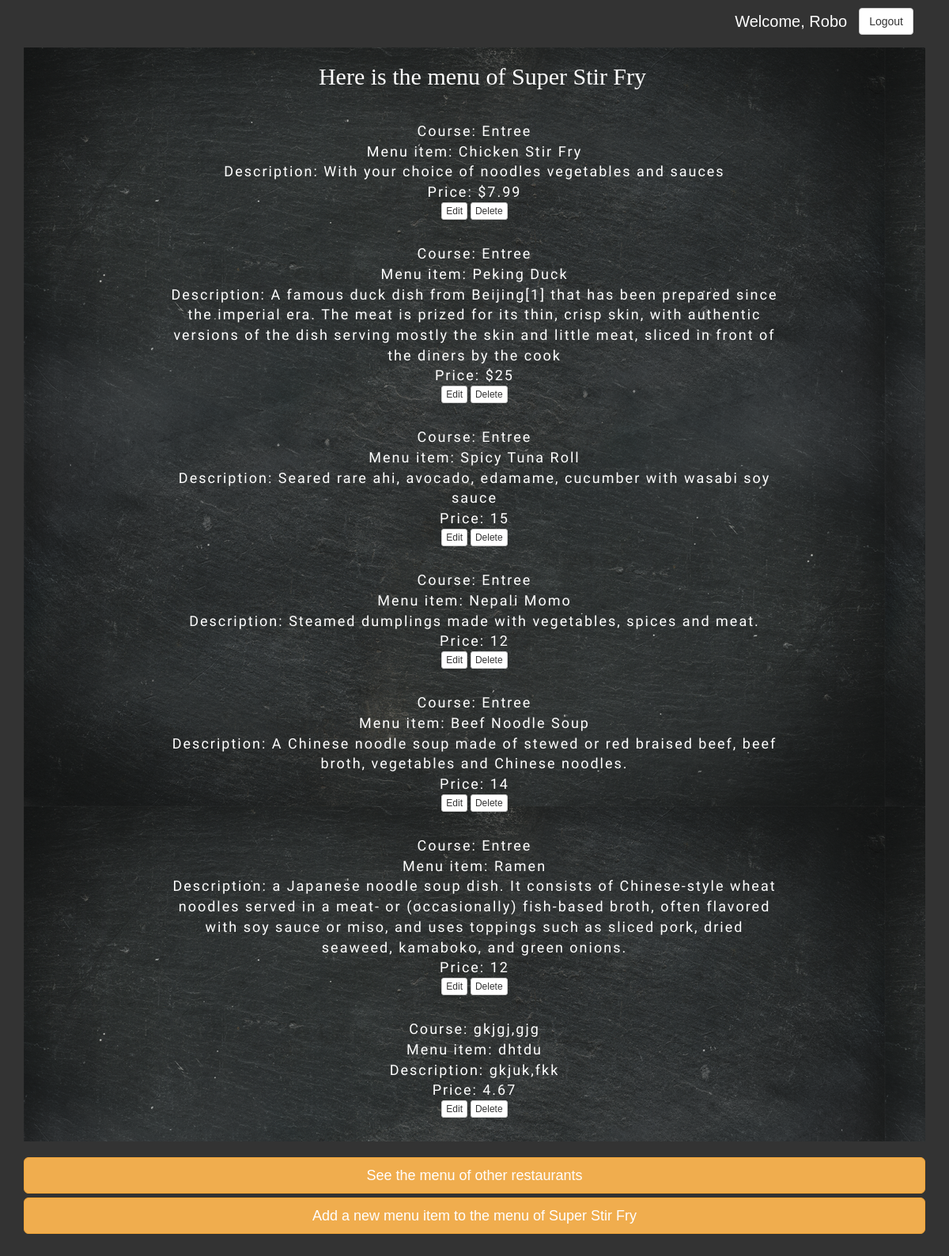
The app's page /restos/2/menu (signed in) with its own data.
### database_setup_fn.py (models this page shows, shortened)
class Restaurant(Base):
    __tablename__ = 'restaurant'
    id = Column(Integer, primary_key=True)
    name = Column(String(250), nullable=False)
    user_id = Column(Integer, ForeignKey('user.id'))
    user = relationship(User)
    description = Column(String(250))
    image = Column(String(250))

class MenuItem(Base):
    __tablename__ = 'menu_item'
    name = Column(String(80), nullable=False)
    id = Column(Integer, primary_key=True)
    description = Column(String(250))
    price = Column(String(8))
    course = Column(String(250))
    restaurant_id = Column(Integer, ForeignKey('restaurant.id'))
    restaurant = relationship(Restaurant)
    user_id = Column(Integer, ForeignKey('user.id'))
    user = relationship(User)

### finalproject.py (the view)
@app.route('/restos/<int:resto_ID>', methods=['GET', 'POST'])
@app.route('/restos/<int:resto_ID>/menu')
def restoMenu(resto_ID):
    resto = session.query(Restaurant).filter_by(id=resto_ID).one()
    menu = session.query(MenuItem).filter_by(restaurant_id=resto_ID).all()
    name_resto = resto.name
    if 'username' not in login_session:
        return render_template(
            'public_resto_menu.html',
            resto_identif=resto_ID,
            menu=menu,
            name_resto=name_resto
        )
    else:
        user = session.query(User).filter_by(name=login_session['username']).one()  # NOQA
        if resto.user_id != user.id:
                return render_template(
                    'public_resto_menu.html',
                    resto_identif=resto_ID,
                    menu=menu,
                    name_resto=name_resto
                )
        else:
            if menu == []:
                return redirect(url_for('addNewMenuItem', resto_id=resto_ID))
            return render_template(
                'resto_menu.html',
                resto_identif=resto_ID,
                menu=menu,
                name_resto=name_resto,
                creator=resto.user_id
            )

### templates/resto_menu.html (shortened to what this page needs)
<!DOCTYPE html>
<html>
<head>
    <link rel="stylesheet" type="text/css" href="/static/bootstrap-3.3.7-dist/css/bootstrap.min.css">
    <link rel="stylesheet" type="text/css" href="/static/bootstrap-3.3.7-dist/css/custom.css">
    <link rel="stylesheet" type="text/css" href="/static/css/styles.css">
</head>
<body>
    <div class="container">
        <div class="col-md-12" style="text-align:right;" >
                {% if not session['username'] %}
                <a style='margin: 10px 0 10px 0' href='/login' role = 'button' class ='btn btn-default'>Login</a>
                {% else %}
                <span style="font-size:20px; color: white;">Welcome, {{ session['username'].split(' ')[0] }} &nbsp;</span> <a style='margin: 10px 0 16px 0' href='/disconnect' role ='button' class ='btn btn-default'>Logout</a>
                {% endif %}
            </div>
        <div class="col-md-12" align="center" style="background-image: url('/static/bootstrap-3.3.7-dist/images/Vintage Slate Blackboard-300dpi.png')">
            <h1 style="width:100%; color:white; padding:20px 0 0px 20px;">Here is the menu of {{name_resto}}</h1>
            <div id="menu-content">
            {% for x in menu %}
                <p>
                <span class="menu"> Course: {{x.course}}</span> <br>
                <span class="menu">Menu item: {{x.name}}</span> <br>
                <span class="menu">Description: {{x.description}}</span> <br>
                <span class="menu">Price: {{x.price}}</span> <br>
                <a class="btn btn-default btn-xs" role="button" href="{{url_for('editMenuItems', resto_id=resto_identif, item_id=x.id)}}">Edit</a> <a class="btn btn-default btn-xs" role="button" href="{{url_for('deleteMenuItem', resto_id=resto_identif, item_id=x.id)}}">Delete</a><br><br>
                </p>
                {% endfor %}
            </div>
        </div>
        <div class="row">
            <div class="col-md-12" id="bottom" style="padding-top:20px; text-align:right;">
                <a role="button" class="btn btn-warning btn-block btn-lg" href="{{url_for('showallrestaurants')}}">See the menu of other restaurants</a>
                <a role="button" class="btn btn-warning btn-block btn-lg" href="{{url_for('addNewMenuItem', resto_id=resto_identif)}}">Add a new menu item to the menu of {{name_resto}}</a>
            </div>
        </div>
    </div>
</body>
</html>

### static/css/styles.css (style rules this page uses)
body { font-family: sans-serif; background-color: #333333 }
h1, h2, h3, h4 { color: #CCCCCC; }
h1, h2 { font-family: 'Georgia', serif; margin: 0; }
p { color: #CCCCCC; }
a { text-decoration: none; text-decoration: #333333; font-size: .75em; }
#bottom { margin-bottom:50px; }

### records on screen
Restaurant: name "Super Stir Fry"
MenuItem: course "Entree", name "Chicken Stir Fry", description "With your choice of noodles vegetables and sauces", price "$7.99"
MenuItem: course "Entree", name "Peking Duck", description "A famous duck dish from Beijing[1] that has been prepared since the imperial era. The meat is prized for its thin, crisp skin, with authentic versions of the dish serving mostly the skin and little meat, sliced in front of the diners by the cook", price "$25"
MenuItem: course "Entree", name "Spicy Tuna Roll", description "Seared rare ahi, avocado, edamame, cucumber with wasabi soy sauce", price "15"
MenuItem: course "Entree", name "Nepali Momo", description "Steamed dumplings made with vegetables, spices and meat.", price "12"
MenuItem: course "Entree", name "Beef Noodle Soup", description "A Chinese noodle soup made of stewed or red braised beef, beef broth, vegetables and Chinese noodles.", price "14"
MenuItem: course "Entree", name "Ramen", description "a Japanese noodle soup dish. It consists of Chinese-style wheat noodles served in a meat- or (occasionally) fish-based broth, often flavored with soy sauce or miso, and uses toppings such as sliced pork, dried seaweed, kamaboko, and green onions.", price "12"
MenuItem: course "gkjgj,gjg", name "dhtdu", description "gkjuk,fkk", price "4.67"

### other values on screen
{{ session['username'].split(' ')[0] }} "Robo"
